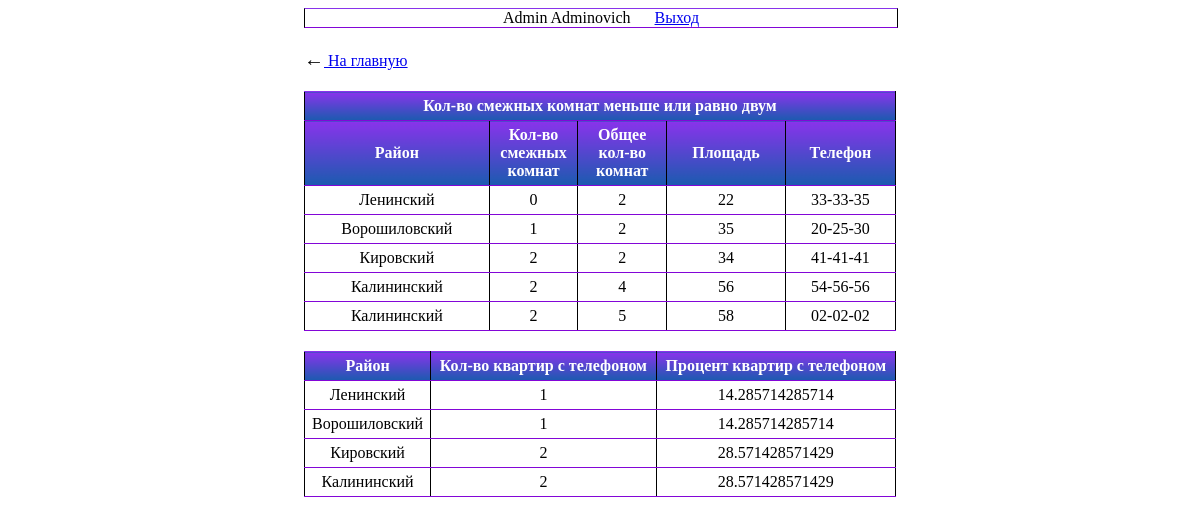
/run.php (signed in), run on the app's committed database.
### tables this page shows
CREATE TABLE IF NOT EXISTS `info_flats` (
  `id` int(11) NOT NULL AUTO_INCREMENT,
  `district` varchar(50) NOT NULL,
  `adjacent` int(11) NOT NULL DEFAULT '0',
  `total_rooms` int(11) NOT NULL DEFAULT '0',
  `area` float NOT NULL DEFAULT '0',
  `tel` varchar(30) NOT NULL DEFAULT '-',
  PRIMARY KEY (`id`)
);

### run.php (the view, shortened to what this page needs)
<?php
  include_once "link.php";
?>
<!DOCTYPE html>
<html lang="en">
<head>
  <link rel="stylesheet" type="text/css" href="style.css">
</head>
<body>
  <div class="table" style="text-align: center;">
    <span><?php echo $_SESSION["fio_user"];?></span> &nbsp; &nbsp;&nbsp;
    <a href="/logout.php" >Выход</a>
  </div>
  <div class="table" style="width:30%;text-align:left; border:0">
    <span style="font-size:20px">←</span><a href="/view.php" > На главную</a> <br>
  </div>
  <table class="table" id="table">
    <thead>
      <tr>
        <th colspan="5">Кол-во смежных комнат меньше или равно двум</th>
      </tr>
      <tr>
        <th>Район</th>
        <th style="width: 15%">Кол-во смежных комнат</th>
        <th style="width: 15%">Общее кол-во комнат</th>
        <th>Площадь</th>
        <th>Телефон</th>
      </tr>
    </thead>
    <tbody id="adjacent_rooms">
      <?php
        $query = "select * from `info_flats`";
        $res = mysqli_query($link, $query) or die("Query failed : " . mysqli_error());
        $lines_count = mysqli_num_rows($res);
        if ($lines_count > 0)
			  {
			    while($flat = mysqli_fetch_array($res))
			    {
            if(intval($flat[2])<=2)
              echo '<tr>
                      <td>'.$flat[1].'</td>
                      <td>'.$flat[2].'</td>
                      <td>'.$flat[3].'</td>
                      <td>'.$flat[4].'</td>
                      <td>'.$flat[5].'</td>
                    </tr>';
          }
        }
      ?>
    </tbody>
  </table>
  <table class="table" id="table2">
    <thead>
      <th>Район</th>
      <th>Кол-во квартир с телефоном</th>
      <th>Процент квартир с телефоном</th>
    </thead>
    <tbody id="have_phone">
      <?php
        $query1 = "select * from `info_flats` where trim(`tel`) != '' and trim(`tel`) != '-'";
        $res1 = mysqli_query($link, $query1) or die("Query failed : " . mysqli_error());
        $mass_district = array();
        $mass_kol_in_district = array();
        if ($lines_count > 0)
			  {
			    while($flat = mysqli_fetch_array($res1))
			    {
            $district = $flat[1];
            $position = array_search(trim($district),$mass_district);
            if($position!=false)
            {
              $mass_kol_in_district[$position] = intval($mass_kol_in_district[$position])+1;
            }
            else
            {
              array_push($mass_district,$district);
              array_push($mass_kol_in_district,1);
            }
          }
        }
        foreach($mass_district as $key=>$dist)
        {
          $kol = $mass_kol_in_district[$key];
          echo '<tr>
                  <td>'.$dist.'</td>
                  <td>'.$kol.'</td>
                  <td>'.($kol*100)/$lines_count.'</td>
                </tr>';
        }
      ?>
    </tbody>
  </table>
</body>
</html>

### style.css (style rules this page uses)
.table { width: 50%; margin-bottom: 20px; margin-left: 25%; margin-right: 25%; border: 1px solid #dddddd; border-collapse: collapse; text-align: center; border-color: rgb(137, 51, 235) #000 #8306d7; }
.table th { font-weight: bold; padding: 5px; background: linear-gradient(rgb(137, 51, 235), rgb(27, 91, 175)) #8306d7; border: 1px solid #dddddd; color: white; border-color: rgb(137, 51, 235) #000 #8306d7; }
.table td { border: 1px solid; padding: 5px; border-color: rgb(137, 51, 235) #000 #8306d7; }

### data on the page
info_flats: district "Ленинский", adjacent "0", total_rooms "2", area "22", tel "33-33-35"
info_flats: district "Ворошиловский", adjacent "1", total_rooms "2", area "35", tel "20-25-30", ($kol*100)/$lines_count "14.285714285714", ($kol*100)/$lines_count "28.571428571429"
info_flats: district "Кировский", adjacent "2", total_rooms "2", area "34", tel "41-41-41"
info_flats: district "Калининский", adjacent "2", total_rooms "4", area "56", tel "54-56-56"
info_flats: district "Калининский", adjacent "2", total_rooms "5", area "58", tel "02-02-02"

### other printed values
$_SESSION["fio_user"] "Admin Adminovich"
$dist "Ленинский"
$dist "Ворошиловский"
$dist "Кировский"
$dist "Калининский"
